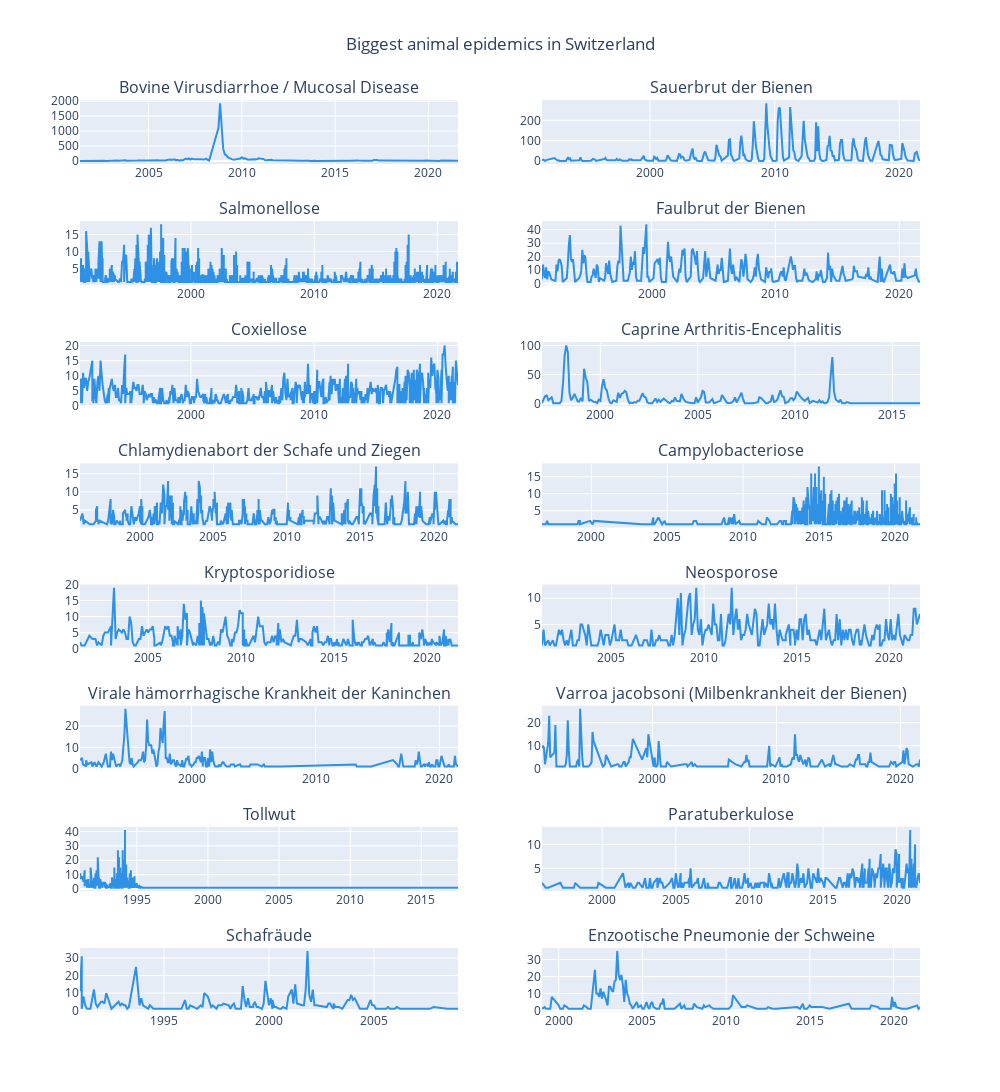

The notebook cell saved with this chart:
### Code cell
diseases = dff[["reports", "epidemics"]].groupby("epidemics").sum().reset_index().sort_values(by="reports", ascending=False).reset_index(drop=True)
ROWS=8
COLS=2

diseases_subset = diseases[0:ROWS*COLS]
fig = make_subplots(rows=ROWS, cols=COLS, subplot_titles=diseases_subset["epidemics"])
for obs in diseases_subset.itertuples():
    
    row = obs.Index//COLS + 1
    col = obs.Index%COLS + 1
    d = dff[dff.epidemics == obs.epidemics]
    fig.append_trace(go.Line(x=d["day"], y=d["reports"], name=obs.epidemics, marker_color=px.colors.qualitative.Dark24[0]), row=row, col=col)
    
fig.update_layout(height=1200, width=1000, title={"text": "Biggest animal epidemics in Switzerland", "x": 0.5}, showlegend=False)
fig.show()

### Figure 1 — Plotly figure (JSON) as saved in the notebook; plotly's stock layout.template omitted (floating-point values rounded to 4 significant figures; data arrays with more than 128 entries replaced by an {"elided": "..."} marker saying what was removed)
{"data": [{"marker": {"color": "#2E91E5"}, "name": "Bovine Virusdiarrhoe / Mucosal Disease", "type": "scatter", "x": {"elided": "232 str values"}, "xaxis": "x", "y": {"elided": "232 int values"}, "yaxis": "y"}, {"marker": {"color": "#2E91E5"}, "name": "Sauerbrut der Bienen", "type": "scatter", "x": {"elided": "235 str values"}, "xaxis": "x2", "y": {"elided": "235 int values"}, "yaxis": "y2"}, {"marker": {"color": "#2E91E5"}, "name": "Salmonellose", "type": "scatter", "x": {"elided": "1253 str values"}, "xaxis": "x3", "y": {"elided": "1253 int values"}, "yaxis": "y3"}, {"marker": {"color": "#2E91E5"}, "name": "Faulbrut der Bienen", "type": "scatter", "x": {"elided": "268 str values"}, "xaxis": "x4", "y": {"elided": "268 int values"}, "yaxis": "y4"}, {"marker": {"color": "#2E91E5"}, "name": "Coxiellose", "type": "scatter", "x": {"elided": "546 str values"}, "xaxis": "x5", "y": {"elided": "546 int values"}, "yaxis": "y5"}, {"marker": {"color": "#2E91E5"}, "name": "Caprine Arthritis-Encephalitis", "type": "scatter", "x": {"elided": "187 str values"}, "xaxis": "x6", "y": {"elided": "187 int values"}, "yaxis": "y6"}, {"marker": {"color": "#2E91E5"}, "name": "Chlamydienabort der Schafe und Ziegen", "type": "scatter", "x": {"elided": "393 str values"}, "xaxis": "x7", "y": {"elided": "393 int values"}, "yaxis": "y7"}, {"marker": {"color": "#2E91E5"}, "name": "Campylobacteriose", "type": "scatter", "x": {"elided": "460 str values"}, "xaxis": "x8", "y": {"elided": "460 int values"}, "yaxis": "y8"}, {"marker": {"color": "#2E91E5"}, "name": "Kryptosporidiose", "type": "scatter", "x": {"elided": "293 str values"}, "xaxis": "x9", "y": {"elided": "293 int values"}, "yaxis": "y9"}, {"marker": {"color": "#2E91E5"}, "name": "Neosporose", "type": "scatter", "x": {"elided": "234 str values"}, "xaxis": "x10", "y": {"elided": "234 int values"}, "yaxis": "y10"}, {"marker": {"color": "#2E91E5"}, "name": "Virale hämorrhagische Krankheit der Kaninchen", "type": "scatter", "x": {"elided": "194 str values"}, "xaxis": "x11", "y": {"elided": "194 int values"}, "yaxis": "y11"}, {"marker": {"color": "#2E91E5"}, "name": "Varroa jacobsoni (Milbenkrankheit der Bienen)", "type": "scatter", "x": {"elided": "170 str values"}, "xaxis": "x12", "y": {"elided": "170 int values"}, "yaxis": "y12"}, {"marker": {"color": "#2E91E5"}, "name": "Tollwut", "type": "scatter", "x": {"elided": "158 str values"}, "xaxis": "x13", "y": {"elided": "158 int values"}, "yaxis": "y13"}, {"marker": {"color": "#2E91E5"}, "name": "Paratuberkulose", "type": "scatter", "x": {"elided": "269 str values"}, "xaxis": "x14", "y": {"elided": "269 int values"}, "yaxis": "y14"}, {"marker": {"color": "#2E91E5"}, "name": "Schafräude", "type": "scatter", "x": {"elided": "144 str values"}, "xaxis": "x15", "y": {"elided": "144 int values"}, "yaxis": "y15"}, {"marker": {"color": "#2E91E5"}, "name": "Enzootische Pneumonie der Schweine", "type": "scatter", "x": {"elided": "129 str values"}, "xaxis": "x16", "y": {"elided": "129 int values"}, "yaxis": "y16"}], "layout": {"annotations": [{"font": {"size": 16}, "showarrow": false, "text": "Bovine Virusdiarrhoe / Mucosal Disease", "x": 0.225, "xanchor": "center", "xref": "paper", "y": 1, "yanchor": "bottom", "yref": "paper"}, {"font": {"size": 16}, "showarrow": false, "text": "Sauerbrut der Bienen", "x": 0.775, "xanchor": "center", "xref": "paper", "y": 1, "yanchor": "bottom", "yref": "paper"}, {"font": {"size": 16}, "showarrow": false, "text": "Salmonellose", "x": 0.225, "xanchor": "center", "xref": "paper", "y": 0.8672, "yanchor": "bottom", "yref": "paper"}, {"font": {"size": 16}, "showarrow": false, "text": "Faulbrut der Bienen", "x": 0.775, "xanchor": "center", "xref": "paper", "y": 0.8672, "yanchor": "bottom", "yref": "paper"}, {"font": {"size": 16}, "showarrow": false, "text": "Coxiellose", "x": 0.225, "xanchor": "center", "xref": "paper", "y": 0.7344, "yanchor": "bottom", "yref": "paper"}, {"font": {"size": 16}, "showarrow": false, "text": "Caprine Arthritis-Encephalitis", "x": 0.775, "xanchor": "center", "xref": "paper", "y": 0.7344, "yanchor": "bottom", "yref": "paper"}, {"font": {"size": 16}, "showarrow": false, "text": "Chlamydienabort der Schafe und Ziegen", "x": 0.225, "xanchor": "center", "xref": "paper", "y": 0.6016, "yanchor": "bottom", "yref": "paper"}, {"font": {"size": 16}, "showarrow": false, "text": "Campylobacteriose", "x": 0.775, "xanchor": "center", "xref": "paper", "y": 0.6016, "yanchor": "bottom", "yref": "paper"}, {"font": {"size": 16}, "showarrow": false, "text": "Kryptosporidiose", "x": 0.225, "xanchor": "center", "xref": "paper", "y": 0.4688, "yanchor": "bottom", "yref": "paper"}, {"font": {"size": 16}, "showarrow": false, "text": "Neosporose", "x": 0.775, "xanchor": "center", "xref": "paper", "y": 0.4688, "yanchor": "bottom", "yref": "paper"}, {"font": {"size": 16}, "showarrow": false, "text": "Virale hämorrhagische Krankheit der Kaninchen", "x": 0.225, "xanchor": "center", "xref": "paper", "y": 0.3359, "yanchor": "bottom", "yref": "paper"}, {"font": {"size": 16}, "showarrow": false, "text": "Varroa jacobsoni (Milbenkrankheit der Bienen)", "x": 0.775, "xanchor": "center", "xref": "paper", "y": 0.3359, "yanchor": "bottom", "yref": "paper"}, {"font": {"size": 16}, "showarrow": false, "text": "Tollwut", "x": 0.225, "xanchor": "center", "xref": "paper", "y": 0.2031, "yanchor": "bottom", "yref": "paper"}, {"font": {"size": 16}, "showarrow": false, "text": "Paratuberkulose", "x": 0.775, "xanchor": "center", "xref": "paper", "y": 0.2031, "yanchor": "bottom", "yref": "paper"}, {"font": {"size": 16}, "showarrow": false, "text": "Schafräude", "x": 0.225, "xanchor": "center", "xref": "paper", "y": 0.07031, "yanchor": "bottom", "yref": "paper"}, {"font": {"size": 16}, "showarrow": false, "text": "Enzootische Pneumonie der Schweine", "x": 0.775, "xanchor": "center", "xref": "paper", "y": 0.07031, "yanchor": "bottom", "yref": "paper"}], "height": 1200, "showlegend": false, "title": {"text": "Biggest animal epidemics in Switzerland", "x": 0.5}, "width": 1000, "xaxis": {"anchor": "y", "domain": [0, 0.45]}, "xaxis10": {"anchor": "y10", "domain": [0.55, 1]}, "xaxis11": {"anchor": "y11", "domain": [0, 0.45]}, "xaxis12": {"anchor": "y12", "domain": [0.55, 1]}, "xaxis13": {"anchor": "y13", "domain": [0, 0.45]}, "xaxis14": {"anchor": "y14", "domain": [0.55, 1]}, "xaxis15": {"anchor": "y15", "domain": [0, 0.45]}, "xaxis16": {"anchor": "y16", "domain": [0.55, 1]}, "xaxis2": {"anchor": "y2", "domain": [0.55, 1]}, "xaxis3": {"anchor": "y3", "domain": [0, 0.45]}, "xaxis4": {"anchor": "y4", "domain": [0.55, 1]}, "xaxis5": {"anchor": "y5", "domain": [0, 0.45]}, "xaxis6": {"anchor": "y6", "domain": [0.55, 1]}, "xaxis7": {"anchor": "y7", "domain": [0, 0.45]}, "xaxis8": {"anchor": "y8", "domain": [0.55, 1]}, "xaxis9": {"anchor": "y9", "domain": [0, 0.45]}, "yaxis": {"anchor": "x", "domain": [0.9297, 1]}, "yaxis10": {"anchor": "x10", "domain": [0.3984, 0.4688]}, "yaxis11": {"anchor": "x11", "domain": [0.2656, 0.3359]}, "yaxis12": {"anchor": "x12", "domain": [0.2656, 0.3359]}, "yaxis13": {"anchor": "x13", "domain": [0.1328, 0.2031]}, "yaxis14": {"anchor": "x14", "domain": [0.1328, 0.2031]}, "yaxis15": {"anchor": "x15", "domain": [0, 0.07031]}, "yaxis16": {"anchor": "x16", "domain": [0, 0.07031]}, "yaxis2": {"anchor": "x2", "domain": [0.9297, 1]}, "yaxis3": {"anchor": "x3", "domain": [0.7969, 0.8672]}, "yaxis4": {"anchor": "x4", "domain": [0.7969, 0.8672]}, "yaxis5": {"anchor": "x5", "domain": [0.6641, 0.7344]}, "yaxis6": {"anchor": "x6", "domain": [0.6641, 0.7344]}, "yaxis7": {"anchor": "x7", "domain": [0.5312, 0.6016]}, "yaxis8": {"anchor": "x8", "domain": [0.5312, 0.6016]}, "yaxis9": {"anchor": "x9", "domain": [0.3984, 0.4688]}}}
